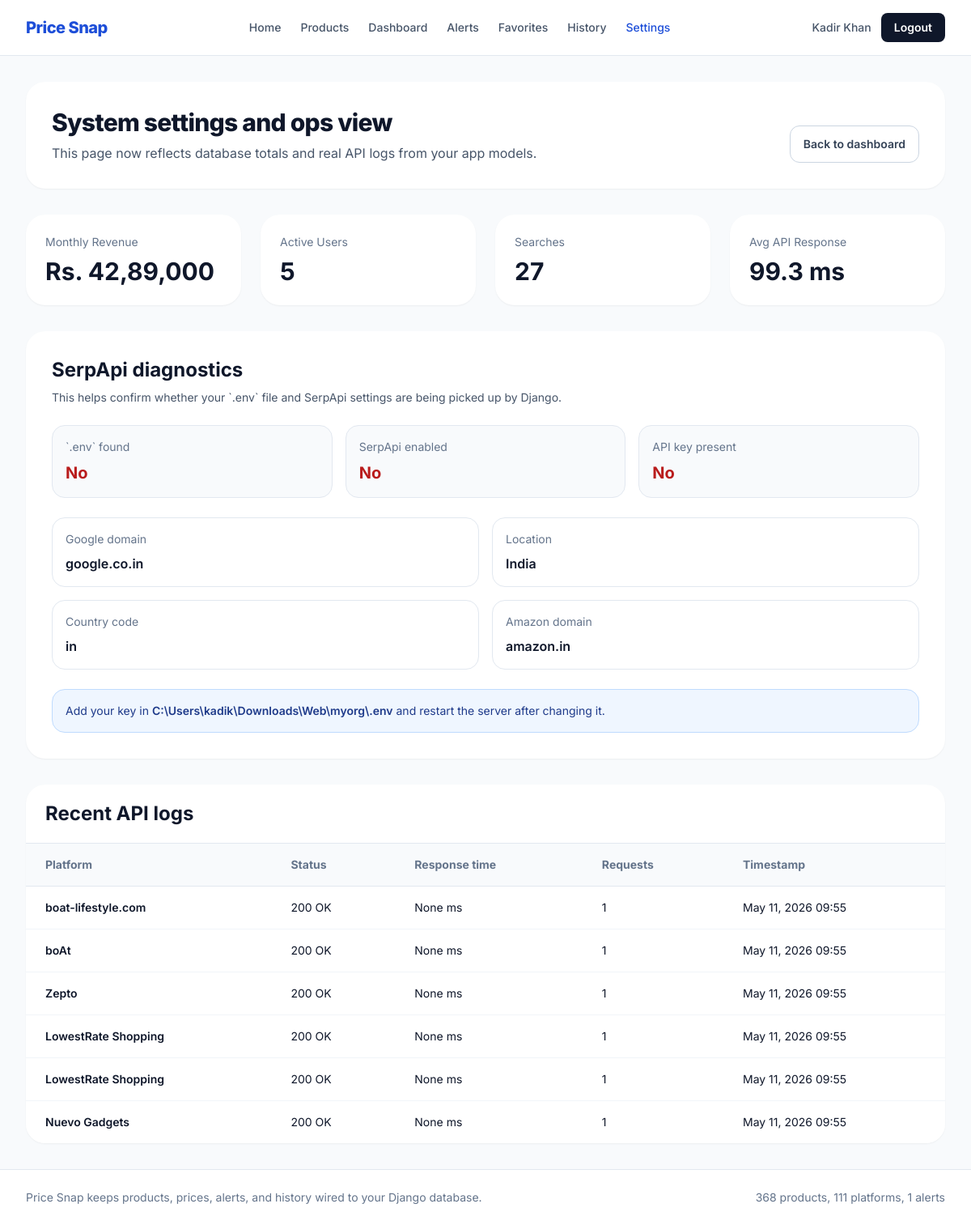
Screenshot of /settings/ (signed in) with the database file from the repository.
### pricesnap/models.py (models this page shows, shortened)
class User(models.Model):
    ROLE_CHOICES = (
        ('user', 'User'),
        ('admin', 'Admin'),
    )
    SUBSCRIPTION_CHOICES = (
        ('Free', 'Free'),
        ('Premium', 'Premium'),
    )
    user_id = models.UUIDField(primary_key=True, default=uuid.uuid4, editable=False)
    name = models.CharField(max_length=100)
    email = models.EmailField(unique=True)
    password_hash = models.TextField()
    role = models.CharField(max_length=10, choices=ROLE_CHOICES, default='user')
    phone_number = models.CharField(max_length=20, blank=True, null=True)
    location = models.CharField(max_length=100, blank=True, null=True)
    subscription_type = models.CharField(max_length=10, choices=SUBSCRIPTION_CHOICES, default='Free')
    account_status = models.BooleanField(default=True)
    created_at = models.DateTimeField(auto_now_add=True)
    last_login = models.DateTimeField(blank=True, null=True)
    class Meta:
        ordering = ['name']

class ApiLog(models.Model):
    log_id = models.UUIDField(primary_key=True, default=uuid.uuid4, editable=False)
    platform = models.ForeignKey(Platform, on_delete=models.CASCADE, related_name='api_logs')
    request_status = models.CharField(max_length=50)
    response_time = models.FloatField(blank=True, null=True)
    error_message = models.TextField(blank=True, null=True)
    request_count = models.IntegerField(blank=True, null=True)
    timestamp = models.DateTimeField(auto_now_add=True)
    class Meta:
        ordering = ['-timestamp']

class Platform(models.Model):
    platform_id = models.UUIDField(primary_key=True, default=uuid.uuid4, editable=False)
    name = models.CharField(max_length=100, unique=True)
    api_endpoint = models.TextField(blank=True, null=True)
    api_key = models.TextField(blank=True, null=True)
    request_limit = models.IntegerField(blank=True, null=True)
    status = models.BooleanField(default=True)
    last_sync = models.DateTimeField(blank=True, null=True)
    platform_type = models.CharField(max_length=100, blank=True, null=True)
    class Meta:
        ordering = ['name']

### pricesnap/views.py (the view)
    def wrapped(request, *args, **kwargs):
        if not get_current_user(request):
            messages.info(request, 'Please login to continue.')
            return redirect('login')
        return view_func(request, *args, **kwargs)

### pricesnap/views.py (called while the page is built)
def common_context(active_page='dashboard'):
    demo_user = ensure_sample_data()
    return {
        'active_page': active_page,
        'demo_user': demo_user,
        'platform_count': Platform.objects.count(),
        'product_count': Product.objects.count(),
        'alert_count': PriceAlert.objects.filter(user=demo_user).count(),
    }

def get_current_user(request):
    user_id = request.session.get('user_id')
    if not user_id:
        return None
    return User.objects.filter(user_id=user_id, account_status=True).first()

def base_context(request, active_page='dashboard'):
    context = common_context(active_page=active_page)
    current_user = get_current_user(request)
    context['current_user'] = current_user
    context['is_authenticated'] = current_user is not None
    if current_user:
        context['alert_count'] = PriceAlert.objects.filter(user=current_user).count()
    return context

def login_required_custom(view_func):
    def wrapped(request, *args, **kwargs):
        if not get_current_user(request):
            messages.info(request, 'Please login to continue.')
            return redirect('login')
        return view_func(request, *args, **kwargs)
    return wrapped

### pricesnap/templates/admin.html
{% extends 'base.html' %}
{% block content %}
<section class="flex flex-col gap-4 rounded-3xl bg-white p-8 shadow-sm lg:flex-row lg:items-end lg:justify-between">
    <div>
        <h1 class="text-3xl font-extrabold tracking-tight">System settings and ops view</h1>
        <p class="mt-2 text-slate-600">This page now reflects database totals and real API logs from your app models.</p>
    </div>
    <a href="{% url 'dashboard' %}" class="rounded-xl border border-slate-300 px-4 py-3 text-sm font-semibold text-slate-700">Back to dashboard</a>
</section>
        <section class="mt-8 grid gap-6 md:grid-cols-4">
            <article class="rounded-3xl bg-white p-6 shadow-sm"><p class="text-sm text-slate-500">Monthly Revenue</p><p class="mt-2 text-3xl font-bold">{{ summary.monthly_revenue }}</p></article>
            <article class="rounded-3xl bg-white p-6 shadow-sm"><p class="text-sm text-slate-500">Active Users</p><p class="mt-2 text-3xl font-bold">{{ summary.active_users }}</p></article>
            <article class="rounded-3xl bg-white p-6 shadow-sm"><p class="text-sm text-slate-500">Searches</p><p class="mt-2 text-3xl font-bold">{{ summary.searches }}</p></article>
            <article class="rounded-3xl bg-white p-6 shadow-sm"><p class="text-sm text-slate-500">Avg API Response</p><p class="mt-2 text-3xl font-bold">{{ summary.avg_response }} ms</p></article>
        </section>
        <section class="mt-8 rounded-3xl bg-white p-8 shadow-sm">
            <div class="flex items-center justify-between gap-4">
                <div>
                    <h2 class="text-2xl font-bold">SerpApi diagnostics</h2>
                    <p class="mt-2 text-sm text-slate-600">This helps confirm whether your `.env` file and SerpApi settings are being picked up by Django.</p>
                </div>
            </div>
            <div class="mt-6 grid gap-4 md:grid-cols-3">
                <article class="rounded-2xl border border-slate-200 bg-slate-50 p-4">
                    <p class="text-sm text-slate-500">`.env` found</p>
                    <p class="mt-2 text-xl font-bold {% if serpapi_status.env_file_exists %}text-emerald-700{% else %}text-red-700{% endif %}">{{ serpapi_status.env_file_exists|yesno:"Yes,No" }}</p>
                </article>
                <article class="rounded-2xl border border-slate-200 bg-slate-50 p-4">
                    <p class="text-sm text-slate-500">SerpApi enabled</p>
                    <p class="mt-2 text-xl font-bold {% if serpapi_status.enabled %}text-emerald-700{% else %}text-red-700{% endif %}">{{ serpapi_status.enabled|yesno:"Yes,No" }}</p>
                </article>
                <article class="rounded-2xl border border-slate-200 bg-slate-50 p-4">
                    <p class="text-sm text-slate-500">API key present</p>
                    <p class="mt-2 text-xl font-bold {% if serpapi_status.key_present %}text-emerald-700{% else %}text-red-700{% endif %}">{{ serpapi_status.key_present|yesno:"Yes,No" }}</p>
                </article>
            </div>
            <div class="mt-6 grid gap-4 md:grid-cols-2 xl:grid-cols-4">
                <article class="rounded-2xl border border-slate-200 p-4">
                    <p class="text-sm text-slate-500">Google domain</p>
                    <p class="mt-2 font-semibold text-slate-900">{{ serpapi_status.google_domain|default:"Not set" }}</p>
                </article>
                <article class="rounded-2xl border border-slate-200 p-4">
                    <p class="text-sm text-slate-500">Location</p>
                    <p class="mt-2 font-semibold text-slate-900">{{ serpapi_status.location|default:"Not set" }}</p>
                </article>
                <article class="rounded-2xl border border-slate-200 p-4">
                    <p class="text-sm text-slate-500">Country code</p>
                    <p class="mt-2 font-semibold text-slate-900">{{ serpapi_status.gl|default:"Not set" }}</p>
                </article>
                <article class="rounded-2xl border border-slate-200 p-4">
                    <p class="text-sm text-slate-500">Amazon domain</p>
                    <p class="mt-2 font-semibold text-slate-900">{{ serpapi_status.amazon_domain|default:"Not set" }}</p>
                </article>
            </div>
            <div class="mt-6 rounded-2xl border border-blue-200 bg-blue-50 p-4 text-sm text-blue-900">
                Add your key in <span class="font-semibold">C:\Users\kadik\Downloads\Web\myorg\.env</span> and restart the server after changing it.
            </div>
        </section>
        <section class="mt-8 overflow-hidden rounded-3xl bg-white shadow-sm">
            <div class="border-b border-slate-200 px-6 py-5"><h2 class="text-2xl font-bold">Recent API logs</h2></div>
            <table class="min-w-full divide-y divide-slate-200 text-sm">
        <thead class="bg-slate-50 text-left text-slate-500"><tr><th class="px-6 py-4">Platform</th><th class="px-6 py-4">Status</th><th class="px-6 py-4">Response time</th><th class="px-6 py-4">Requests</th><th class="px-6 py-4">Timestamp</th></tr></thead>
        <tbody class="divide-y divide-slate-100 bg-white">
            {% for log in api_logs %}
            <tr><td class="px-6 py-4 font-semibold text-slate-900">{{ log.platform.name }}</td><td class="px-6 py-4">{{ log.request_status }}</td><td class="px-6 py-4">{{ log.response_time }} ms</td><td class="px-6 py-4">{{ log.request_count|default:0 }}</td><td class="px-6 py-4">{{ log.timestamp|date:'M d, Y H:i' }}</td></tr>
            {% empty %}
            <tr><td colspan="5" class="px-6 py-6 text-slate-500">No API logs available.</td></tr>
            {% endfor %}
        </tbody>
    </table>
</section>
{% endblock %}

### pricesnap/templates/base.html (shortened to what this page needs)
<!DOCTYPE html>
<html lang="en">
<head>
    <script src="https://cdn.tailwindcss.com"></script>
</head>
        <body class="bg-slate-50 text-slate-900 min-h-screen">
            <header class="sticky top-0 z-40 border-b border-slate-200 bg-white/90 backdrop-blur">
                <div class="mx-auto flex max-w-7xl items-center justify-between px-4 py-4 sm:px-6 lg:px-8">
                    <a href="{% url 'home' %}" class="text-xl font-extrabold tracking-tight text-blue-700">Price Snap</a>
            <nav class="hidden items-center gap-6 text-sm font-medium md:flex">
                <a href="{% url 'home' %}" class="{% if active_page == 'home' %}text-blue-700{% else %}text-slate-600{% endif %}">Home</a>
                <a href="{% url 'product_list' %}" class="{% if active_page == 'products' %}text-blue-700{% else %}text-slate-600{% endif %}">Products</a>
                <a href="{% url 'dashboard' %}" class="{% if active_page == 'dashboard' %}text-blue-700{% else %}text-slate-600{% endif %}">Dashboard</a>
                <a href="{% url 'alerts' %}" class="{% if active_page == 'alerts' %}text-blue-700{% else %}text-slate-600{% endif %}">Alerts</a>
                <a href="{% url 'favorites' %}" class="{% if active_page == 'favorites' %}text-blue-700{% else %}text-slate-600{% endif %}">Favorites</a>
                <a href="{% url 'history' %}" class="{% if active_page == 'history' %}text-blue-700{% else %}text-slate-600{% endif %}">History</a>
                <a href="{% url 'settings_page' %}" class="{% if active_page == 'settings' %}text-blue-700{% else %}text-slate-600{% endif %}">Settings</a>
            </nav>
                    {% if is_authenticated %}
                    <div class="flex items-center gap-3">
                        <span class="hidden text-sm font-medium text-slate-600 sm:inline">{{ current_user.name }}</span>
                        <a href="{% url 'logout' %}" class="rounded-lg bg-slate-900 px-4 py-2 text-sm font-semibold text-white">Logout</a>
                    </div>
                    {% else %}
                    <div class="flex items-center gap-3">
                        <a href="{% url 'login' %}" class="text-sm font-semibold text-slate-700">Login</a>
                        <a href="{% url 'signup' %}" class="rounded-lg bg-blue-600 px-4 py-2 text-sm font-semibold text-white">Sign Up</a>
                    </div>
                    {% endif %}
                </div>
            </header>
            <main class="mx-auto max-w-7xl px-4 py-8 sm:px-6 lg:px-8">
                {% block content %}{% endblock %}
            </main>
    <footer class="border-t border-slate-200 bg-white">
        <div class="mx-auto flex max-w-7xl flex-col gap-2 px-4 py-6 text-sm text-slate-500 sm:px-6 lg:px-8 md:flex-row md:items-center md:justify-between">
            <p>Price Snap keeps products, prices, alerts, and history wired to your Django database.</p>
            <p>{{ product_count }} products, {{ platform_count }} platforms, {{ alert_count }} alerts</p>
        </div>
    </footer>
</body>
</html>

### pricesnap/templates/base.html (style rules this page uses)
body { font-family: 'Inter', sans-serif; }

### rows the page displays
User: name "Kadir Khan"
ApiLog: platform.name "boat-lifestyle.com", request_status "200 OK", response_time "None", request_count "1", timestamp "May 11, 2026 09:55"
ApiLog: platform.name "boAt", request_status "200 OK", response_time "None", request_count "1", timestamp "May 11, 2026 09:55"
ApiLog: platform.name "Zepto", request_status "200 OK", response_time "None", request_count "1", timestamp "May 11, 2026 09:55"
ApiLog: platform.name "LowestRate Shopping", request_status "200 OK", response_time "None", request_count "1", timestamp "May 11, 2026 09:55"
ApiLog: platform.name "LowestRate Shopping", request_status "200 OK", response_time "None", request_count "1", timestamp "May 11, 2026 09:55"
ApiLog: platform.name "Nuevo Gadgets", request_status "200 OK", response_time "None", request_count "1", timestamp "May 11, 2026 09:55"

### other values shown
{{ summary.monthly_revenue }} "Rs. 42,89,000"
{{ summary.active_users }} "5"
{{ summary.searches }} "27"
{{ summary.avg_response }} "99.3"
{{ serpapi_status.env_file_exists|yesno:"Yes,No" }} "No"
{{ serpapi_status.enabled|yesno:"Yes,No" }} "No"
{{ serpapi_status.key_present|yesno:"Yes,No" }} "No"
{{ serpapi_status.google_domain|default:"Not set" }} "google.co.in"
{{ serpapi_status.location|default:"Not set" }} "India"
{{ serpapi_status.gl|default:"Not set" }} "in"
{{ serpapi_status.amazon_domain|default:"Not set" }} "amazon.in"
{{ product_count }} "368"
{{ platform_count }} "111"
{{ alert_count }} "1"
